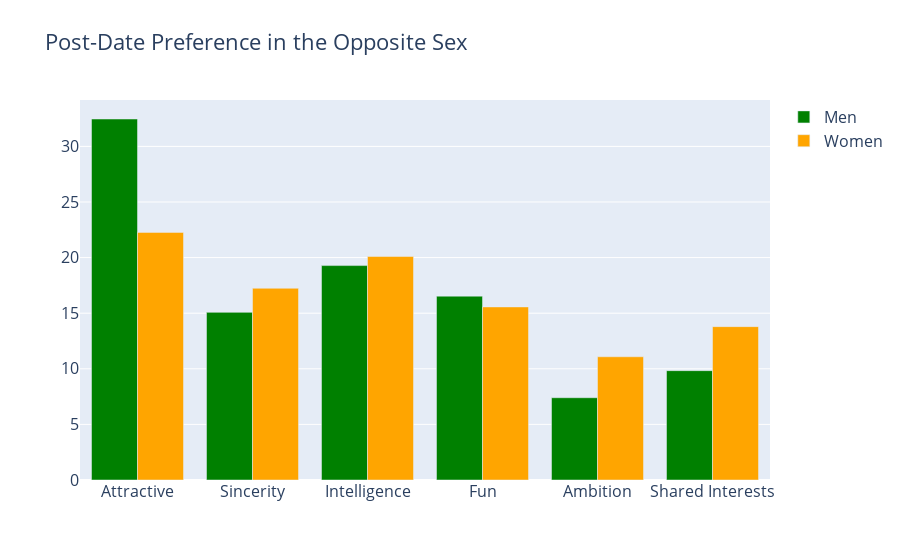

Notebook source saved alongside this figure:
### Code cell
males = go.Bar(y=list(post_date_pref_df.iloc[1]), x=post_date_pref_df.columns.values, name='Men', marker=dict(color='green'))
females = go.Bar(y=list(post_date_pref_df.iloc[0]), x=post_date_pref_df.columns.values, name='Women', marker=dict(color='orange'))

data1 = [males, females]
layout = go.Layout(title='Post-Date Preference in the Opposite Sex',font=dict(size=16),legend=dict(font=dict(size=16)))
fig = go.Figure(data=data1, layout=layout)
py.iplot(fig, filename='barchart')

### Figure 1 — Plotly figure (JSON) as saved in the notebook; plotly's stock layout.template omitted (floating-point values rounded to 4 significant figures)
{"data": [{"marker": {"color": "green"}, "name": "Men", "type": "bar", "x": ["Attractive", "Sincerity", "Intelligence", "Fun", "Ambition", "Shared Interests"], "y": [32.46, 15.07, 19.28, 16.53, 7.399, 9.833]}, {"marker": {"color": "orange"}, "name": "Women", "type": "bar", "x": ["Attractive", "Sincerity", "Intelligence", "Fun", "Ambition", "Shared Interests"], "y": [22.27, 17.24, 20.1, 15.56, 11.08, 13.79]}], "layout": {"font": {"size": 16}, "legend": {"font": {"size": 16}}, "title": {"text": "Post-Date Preference in the Opposite Sex"}}}
